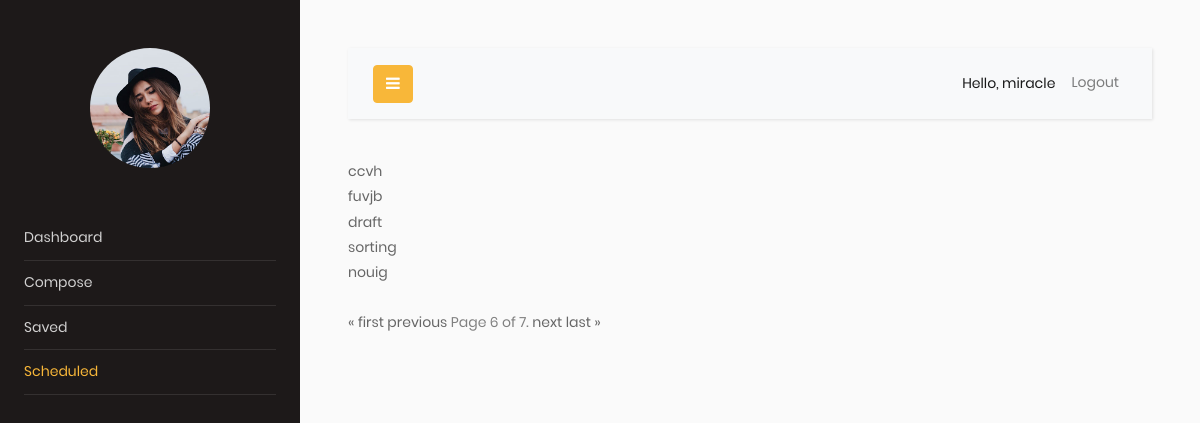
/scheduled/?page=6 (signed in), run on the app's committed database.
### emailscheduler/models.py (models this page shows)
class Compose(models.Model):
    user = models.ForeignKey(User, on_delete=models.CASCADE, related_name="emaillist", null=True)
    To = models.EmailField()
    cc = models.EmailField(blank=True, null=True)
    bcc = models.EmailField(blank=True, null=True)
    subject = models.CharField(max_length=200, blank=True, null=True)
    body = RichTextField(blank=True, null=True)
    date_time = models.DateTimeField(blank=True, null=True)
    draft = models.BooleanField(default=True)
    def __str__(self):
        return self.subject

### emailscheduler/views.py (the view)
# urls.py: path("scheduled/", views.scheduled, name="scheduled"),
def scheduled(request):
    emaillist= Compose.objects.filter(draft=False, user=request.user).order_by('-date_time')
    paginator=Paginator(emaillist,5)
    page_number = request.GET.get('page')
    page_obj = paginator.get_page(page_number)
    print(emaillist)
    return render(request, 'scheduled.html',{"emaillist":emaillist,'page_obj': page_obj})

### templates/scheduled.html (shortened to what this page needs)
<!DOCTYPE html>
<html lang="en">
<head>
    {% extends 'base.html' %}
{% block content %}
{% for email in page_obj %}
    <li>
<a href="{% url 'showscheduled' email.id %}">
    {{ email }}</a><br/>
    </li>
{% endfor %}<br/>
    <div class="pagination">
    <span class="step-links">
        {% if page_obj.has_previous %}
            <a href="?page=1">&laquo; first</a>
            <a href="?page={{ page_obj.previous_page_number }}">previous</a>
        {% endif %}
        <span class="current">
            Page {{ page_obj.number }} of {{ page_obj.paginator.num_pages }}.
        </span>
        {% if page_obj.has_next %}
            <a href="?page={{ page_obj.next_page_number }}">next</a>
            <a href="?page={{ page_obj.paginator.num_pages }}">last &raquo;</a>
    {% endif %}
    </span>
</div>
{% endblock content %}

### templates/base.html (shortened to what this page needs)
<!DOCTYPE html>
<html lang="en">
<head>
      {% load static %}
      {% load bootstrap5 %}
		<link rel="stylesheet" href="https://stackpath.bootstrapcdn.com/font-awesome/4.7.0/css/font-awesome.min.css">
		<link rel="stylesheet" href="{%  static 'css/style.css' %}">
        <link rel="stylesheet" href="{% static 'css/main.css' %}">
</head>
<body>
		<div class="wrapper d-flex align-items-stretch">
			<nav id="sidebar">
				<div class="p-4 pt-5">
                    <a href="#" class="img logo rounded-circle mb-5" style="background-image: url({% static 'images/logo.jpg' %})"></a>
	        <ul class="list-unstyled components mb-5" id="menulist">
	          <li class="drop active" id="/">
                  <a href="{% url "home" %}">Dashboard</a>
	          </li>
	          <li class="drop" id="/compose/">
	              <a href="{% url "compose" %}">Compose</a>
	          </li>
	          <li class="drop" id="/saved/">
              <a href="{% url "saved" %}">Saved</a>
	          </li>
	          <li class="drop" id="/scheduled/">
              <a href="{% url 'scheduled' %}">Scheduled</a>
	          </li>
	        </ul>
                </div>
            </nav>
        <div id="content" class="p-4 p-md-5">
        <nav class="navbar navbar-expand-lg navbar-light bg-light">
          <div class="container-fluid">
            <button type="button" id="sidebarCollapse" class="btn btn-primary">
              <i class="fa fa-bars"></i>
            </button>
            <div class="collapse navbar-collapse" id="navbarSupportedContent">
              <ul class="nav navbar-nav ml-auto">
                <li class="nav-item active">
                    <span class="nav-link">Hello, {{ request.user }}</span>
                </li>
                <li class="nav-item">
                    <a class="nav-link" href="{% url 'signout' %}"> Logout</a>
                </li>
              </ul>
            </div>
          </div>
        </nav>
            {% block content %}{% endblock %}
            </div>
        </div>
  </body>
</html>

### static/css/main.css (style rules this page uses)
* { margin: 0px; padding: 0px; box-sizing: border-box; }
body, html { height: 100%; font-family: Poppins-Regular, sans-serif; }
a { font-family: Poppins-Regular; font-size: 14px; line-height: 1.7; color: #666666; margin: 0px; transition: all 0.4s; -webkit-transition: all 0.4s; -o-transition: all 0.4s; -moz-transition: all 0.4s; }
ul, li { margin: 0px; list-style-type: none; }
button { outline: none !important; border: none; background: transparent; }

### data on the page
Compose: subject "ccvh"
Compose: subject "fuvjb"
Compose: subject "draft"
Compose: subject "sorting"
Compose: subject "nouig"

### other printed values
{{ request.user }} "miracle"
{{ page_obj.number }} "6"
{{ page_obj.paginator.num_pages }} "7"
